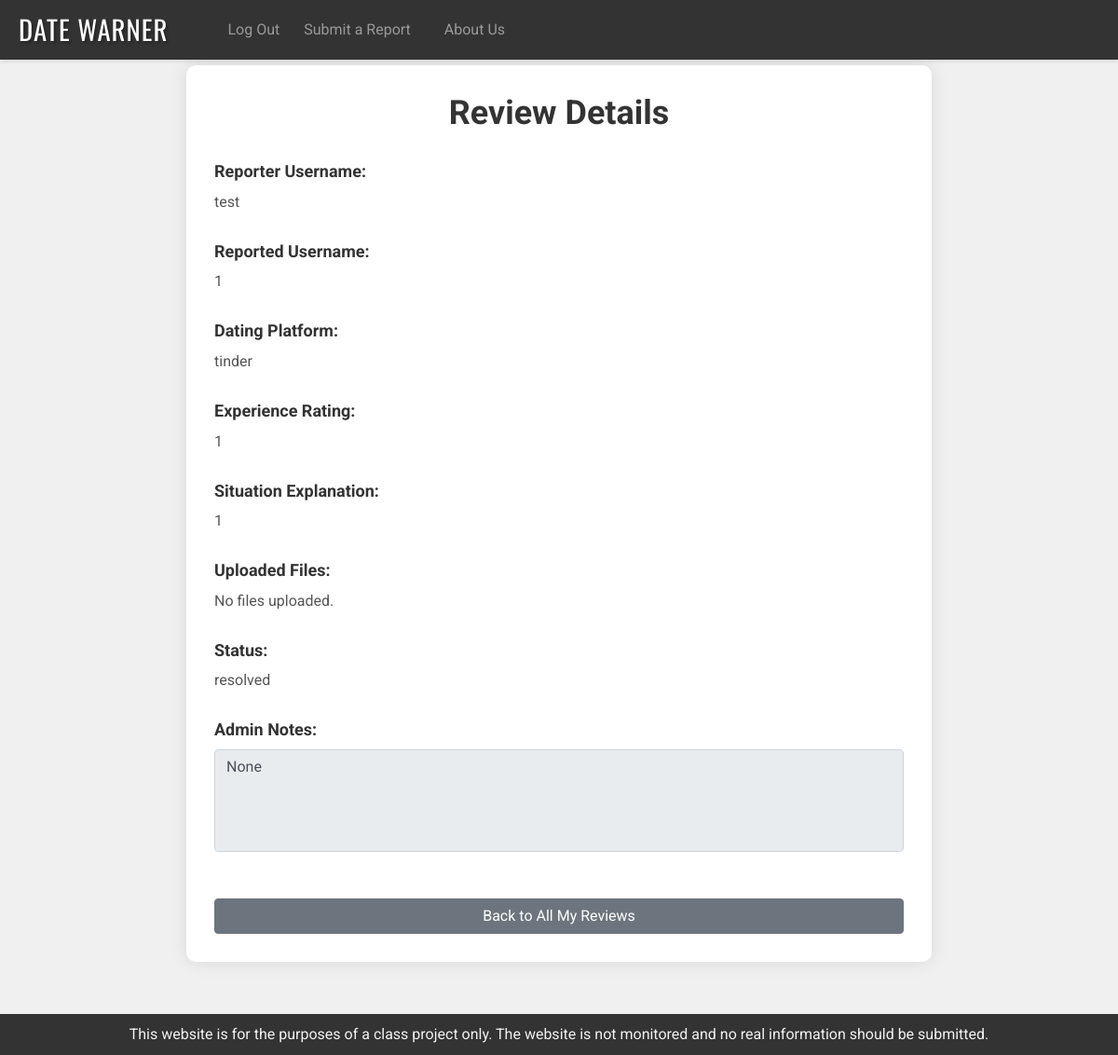
/review_details/20/, run on the app's committed database.
### myASD/models.py (models this page shows, shortened)
class Submission(models.Model):
    STATUS_CHOICES = [
        ('new', 'New'),
        ('in_progress', 'In Progress'),
        ('resolved', 'Resolved'),
    ]
    PLATFORM_CHOICES = [
        ('bumble', 'Bumble'),
        ('hinge', 'Hinge'),
        ('tinder', 'Tinder'),
        ('other', 'Other'),
    ]
    reporter_username = models.CharField(max_length=255, editable=False)
    dating_platform = models.CharField(max_length=50, choices=PLATFORM_CHOICES)
    other_dating_platform = models.CharField(max_length=255, blank=True, null=True)
    reported_username = models.CharField(max_length=255)
    experience_rating = models.IntegerField()
    situation_explanation = models.TextField()
    uploaded_file_urls = models.TextField(blank=True, null=True)
    status = models.CharField(max_length=20, choices=STATUS_CHOICES, default='new')
    admin_notes = models.TextField(blank=True, null=True)
    def get_uploaded_file_paths(self):
        print("Uploaded file keys in model from view: ", self.uploaded_file_urls)
        try:
            file_keys = json.loads(self.uploaded_file_urls) if self.uploaded_file_urls else []
        except json.JSONDecodeError as e:
            print("Error decoding JSON:", e)
            return []
        print("File keys to process:", file_keys)
        return file_keys
    class Meta:
        permissions = [
            ("can_access_admin_page", "Can access admin page"),
        ]

### myASD/views.py (the view, shortened to what this page needs)
# urls.py: path('review_details/<int:pk>/', MySubmissionsExpandedView.as_view(), name='my_submission_expanded'),
class MySubmissionsExpandedView(DetailView):
    model = Submission
    template_name = 'review_details.html'
    context_object_name = 'submission'
    def get(self, request, *args, **kwargs):
        return super().get(request, *args, **kwargs)

### myASD/templates/review_details.html (shortened to what this page needs)
<!DOCTYPE html>
<html lang="en">
<head>
    <link href="https://stackpath.bootstrapcdn.com/bootstrap/4.5.2/css/bootstrap.min.css" rel="stylesheet">
</head>
<body>
    {% load custom_filters %}
    <nav class="navbar navbar-expand-lg navbar-dark">
        <a class="navbar-brand" href="{% url 'home' %}">Date Warner</a>
        <div class="collapse navbar-collapse" id="navbarSupportedContent">
            <ul class="navbar-nav mr-auto">
                <li class="nav-item">
                    <a class="nav-link" href="{% url 'logout' %}">Log Out</a>
                </li>
                <li class="nav-item">
                    <a class="nav-link" href="{% url 'home' %}">Submit a Report</a>
                </li>
                <li class="nav-item">
                    <a class="nav-link" href="{% url 'about_us' %}">About Us</a>
                </li>
            </ul>
        </div>
    </nav>
    <div class="container">
        <h1>Review Details</h1>
        <div class="review-details">
            <h5>Reporter Username:</h5>
            <p id="reporter_username">{{ submission.reporter_username }}</p>
        </div>
        <div class="review-details">
            <h5>Reported Username:</h5>
            <p id="reported_username">{{ submission.reported_username }}</p>
        </div>
        <div class="review-details">
            <h5>Dating Platform:</h5>
            <p id="dating_platform">{{ submission.dating_platform }}</p>
        </div>
        <div class="review-details">
            <h5>Experience Rating:</h5>
            <p id="experience_rating">{{ submission.experience_rating }}</p>
        </div>
        <div class="review-details">
            <h5>Situation Explanation:</h5>
            <p id="situation_explanation">{{ submission.situation_explanation }}</p>
        </div>
        <div class="review-details">
            <h5>Uploaded Files:</h5>
            {% if submission.get_uploaded_file_paths %}
                <ul>
                    {% for file_key in submission.get_uploaded_file_paths %}
                        <li><a href="#" onclick="fetchPresignedUrl('{{ file_key }}'); return false;" target="_blank">
                            {{ file_key|filename }}
                            </a>
                        </li>
                    {% endfor %}
                </ul>
            {% else %}
                <p>No files uploaded.</p>
            {% endif %}
        </div>
        <div class="review-details">
            <h5>Status:</h5>
            <p>{{ submission.status }}</p>
        </div>
        <div class="review-details">
            <h5>Admin Notes:</h5>
            <textarea name="admin_notes" class="form-control" rows="4" placeholder="Admin notes" readonly>{{ submission.admin_notes }}</textarea>
        </div>
        <a href="{% url 'my_reviews' %}" class="btn btn-secondary btn-back">Back to All My Reviews</a>
    </div>
    <footer>
        This website is for the purposes of a class project only. The website is not monitored and no real information should be submitted.
    </footer>
</body>
</html>

### myASD/templates/review_details.html (style rules this page uses)
body { font-family: 'Roboto', sans-serif; background-color: #f0f0f0; color: #333; padding-top: 70px; display: flex; flex-direction: column; min-height: 100vh; }
.navbar { background-color: #333; position: fixed; top: 0; width: 100%; padding: 0; box-shadow: 0 2px 4px rgba(0,0,0,0.1); }
.navbar-brand { font-family: 'Oswald', sans-serif; color: #fff; padding: 10px 20px; font-size: 1.8rem; letter-spacing: 1px; text-transform: uppercase; text-shadow: 2px 2px 3px rgba(0, 0, 0, 0.3); }
.navbar-nav { padding: 10px 20px; }
.navbar-nav .nav-item { margin-right: 10px; }
.navbar-nav .nav-link { color: #fff; padding: 10px 15px; }
.container { flex: 1; max-width: 800px; margin: 0 auto 100px; padding: 30px; background-color: #fff; border-radius: 10px; box-shadow: 0 0 20px rgba(0, 0, 0, 0.1); }
h1 { font-size: 36px; font-weight: bold; margin-bottom: 30px; text-align: center; color: #333; }
.review-details { margin-bottom: 30px; }
.review-details h5 { font-size: 18px; color: #333; font-weight: bold; margin-bottom: 10px; }
.review-details p { margin-top: 0; font-size: 16px; color: #555; }
.review-details textarea { resize: none; }
.btn-back { margin-top: 20px; width: 100%; }
footer { background-color: #333; color: #f2f2f2; text-align: center; padding: 10px 0; position: fixed; bottom: 0; width: 100%; }

### data on the page
Submission: reporter_username "test", reported_username "1", dating_platform "tinder", experience_rating "1", situation_explanation "1", status "resolved", admin_notes "None"
